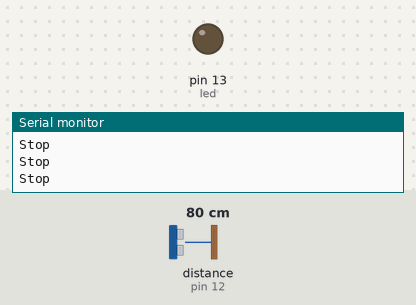
The sketch below on a simulated Arduino Uno, built with avr-gcc and run on an emulated ATmega328P. Parts: output pins drawn as LEDs (lit = HIGH), the last lines printed to the serial monitor. Wiring (inferred from the names in the program): ultrasonic range finder: trigger pin 11; echo pin 12. Inputs (shaded band) come from the test bench; at power-on: distance to the obstacle (sensor on pin 12) 80 cm. The echo pulse lasts 58.3 µs per cm; pins used as bus, display or sensor lines are not drawn.

Above: at 1.2 s.
1.3 s: distance to the obstacle (sensor on pin 12) set to 55 cm
2.8 s: distance to the obstacle (sensor on pin 12) set to 48 cm
At 3.9 s:
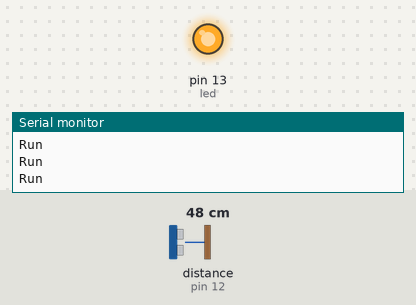
4.5 s: distance to the obstacle (sensor on pin 12) set to 60 cm
At 5.7 s:
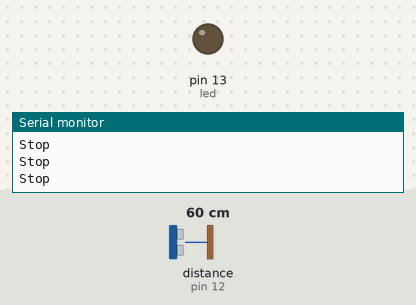
6.0 s: distance to the obstacle (sensor on pin 12) set to 2 cm
At 7.4 s:
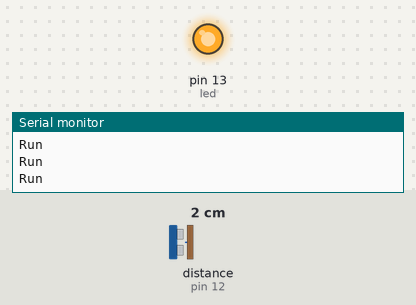
Timing chart, 0 to 8.5 s (numbered marks = the images above; inputs shaded):
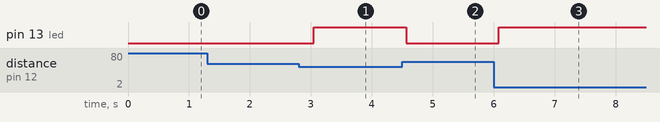

Measured:
- the behaviour switches between 51 and 50 cm on distance to the obstacle (sensor on pin 12) (found by bisection; images 0 and 1)
- after the input at 2.8 s, pin 13 (led): LOW → HIGH after 0.25 s
- after the input at 4.5 s, pin 13 (led): HIGH → LOW after 0.07 s
- after the input at 6.0 s, pin 13 (led): LOW → HIGH after 0.08 s

The sketch:

Ultrasonic.ino
```cpp
#define trigPin 11

#define echoPin 12

#define led 13

void setup()

{ Serial.begin (9600);

pinMode(trigPin, OUTPUT);

pinMode(echoPin, INPUT);

pinMode(led, OUTPUT);

}

void loop()

{ long duration, distance;

digitalWrite(trigPin, LOW);

delayMicroseconds(2);

digitalWrite(trigPin, HIGH);

delayMicroseconds(10);

digitalWrite(trigPin, LOW);

duration = pulseIn(echoPin, HIGH);

distance = (duration/2) / 29.1;

if (distance < 50)

{ digitalWrite(led,HIGH);
Serial.println("Run");

}

else{

digitalWrite(led,LOW);

Serial.println("Stop");

}

delay(300);

}
```
